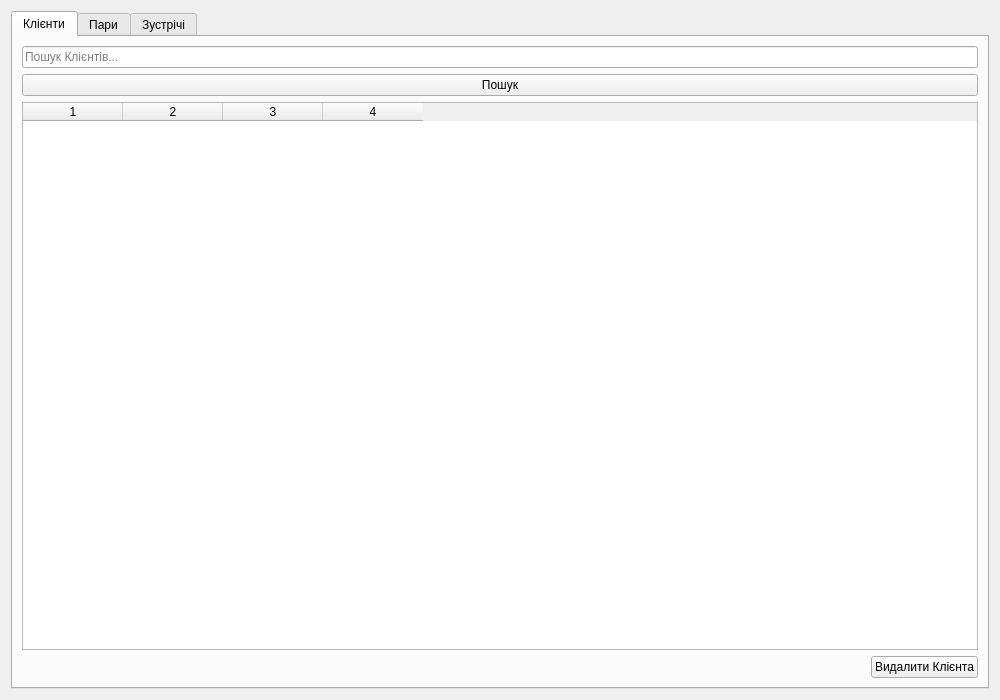
<?xml version="1.0" encoding="UTF-8"?>
<ui version="4.0">
 <class>Management</class>
 <widget class="QWidget" name="Management">
    <property name="geometry">
     <rect>
        <x>0</x>
        <y>0</y>
        <width>1000</width>
        <height>700</height>
     </rect>
    </property>
    <property name="windowTitle">
     <string>Управління Даними</string>
    </property>
    <layout class="QVBoxLayout" name="verticalLayout">
     <item>
        <widget class="QTabWidget" name="tabWidget">
         <widget class="QWidget" name="tab_clients">
            <attribute name="title">
             <string>Клієнти</string>
            </attribute>
            <layout class="QVBoxLayout" name="verticalLayoutClients">
             <item>
                <widget class="QLineEdit" name="client_search_field">
                 <property name="placeholderText">
                    <string>Пошук Клієнтів...</string>
                 </property>
                </widget>
             </item>
             <item>
                <widget class="QPushButton" name="search_client_button">
                 <property name="text">
                    <string>Пошук</string>
                 </property>
                </widget>
             </item>
             <item>
                <widget class="QTableWidget" name="clients_table">
                 <property name="columnCount">
                    <number>4</number>
                 </property>
                 <property name="horizontalHeaderLabels">
                    <stringlist>
                     <string>Повне Ім'я</string>
                     <string>Вік</string>
                     <string>Стать</string>
                     <string>Інтереси</string>
                    </stringlist>
                 </property>
                </widget>
             </item>
             <item alignment="Qt::AlignRight">
                <widget class="QPushButton" name="delete_client_button">
                 <property name="text">
                    <string>Видалити Клієнта</string>
                 </property>
                </widget>
             </item>
            </layout>
         </widget>
         <widget class="QWidget" name="tab_matches">
            <attribute name="title">
             <string>Пари</string>
            </attribute>
            <layout class="QVBoxLayout" name="verticalLayoutMatches">
             <item>
                <widget class="QLineEdit" name="match_search_field">
                 <property name="placeholderText">
                    <string>Пошук Пар...</string>
                 </property>
                </widget>
             </item>
             <item>
                <widget class="QPushButton" name="search_match_button">
                 <property name="text">
                    <string>Пошук</string>
                 </property>
                </widget>
             </item>
             <item>
                <widget class="QTableWidget" name="matches_table">
                 <property name="columnCount">
                    <number>4</number>
                 </property>
                 <property name="horizontalHeaderLabels">
                    <stringlist>
                     <string>Клієнт А</string>
                     <string>Клієнт Б</string>
                     <string>Оцінка Сумісності</string>
                     <string>Статус</string>
                    </stringlist>
                 </property>
                </widget>
             </item>
             <item alignment="Qt::AlignRight">
                <widget class="QPushButton" name="delete_match_button">
                 <property name="text">
                    <string>Видалити Пару</string>
                 </property>
                </widget>
             </item>
            </layout>
         </widget>
         <widget class="QWidget" name="tab_meetings">
            <attribute name="title">
             <string>Зустрічі</string>
            </attribute>
            <layout class="QVBoxLayout" name="verticalLayoutMeetings">
             <item>
                <widget class="QLineEdit" name="meeting_search_field">
                 <property name="placeholderText">
                    <string>Пошук Зустрічей...</string>
                 </property>
                </widget>
             </item>
             <item>
                <widget class="QPushButton" name="search_meeting_button">
                 <property name="text">
                    <string>Пошук</string>
                 </property>
                </widget>
             </item>
             <item>
                <widget class="QTableWidget" name="meetings_table">
                 <property name="columnCount">
                    <number>4</number>
                 </property>
                 <property name="horizontalHeaderLabels">
                    <stringlist>
                     <string>Учасники</string>
                     <string>Дата та Час</string>
                     <string>Місце</string>
                     <string>Статус</string>
                    </stringlist>
                 </property>
                </widget>
             </item>
             <item alignment="Qt::AlignRight">
                <widget class="QPushButton" name="delete_meeting_button">
                 <property name="text">
                    <string>Видалити Зустріч</string>
                 </property>
                </widget>
             </item>
            </layout>
         </widget>
        </widget>
     </item>
    </layout>
 </widget>
 <resources/>
 <connections/>
</ui>
